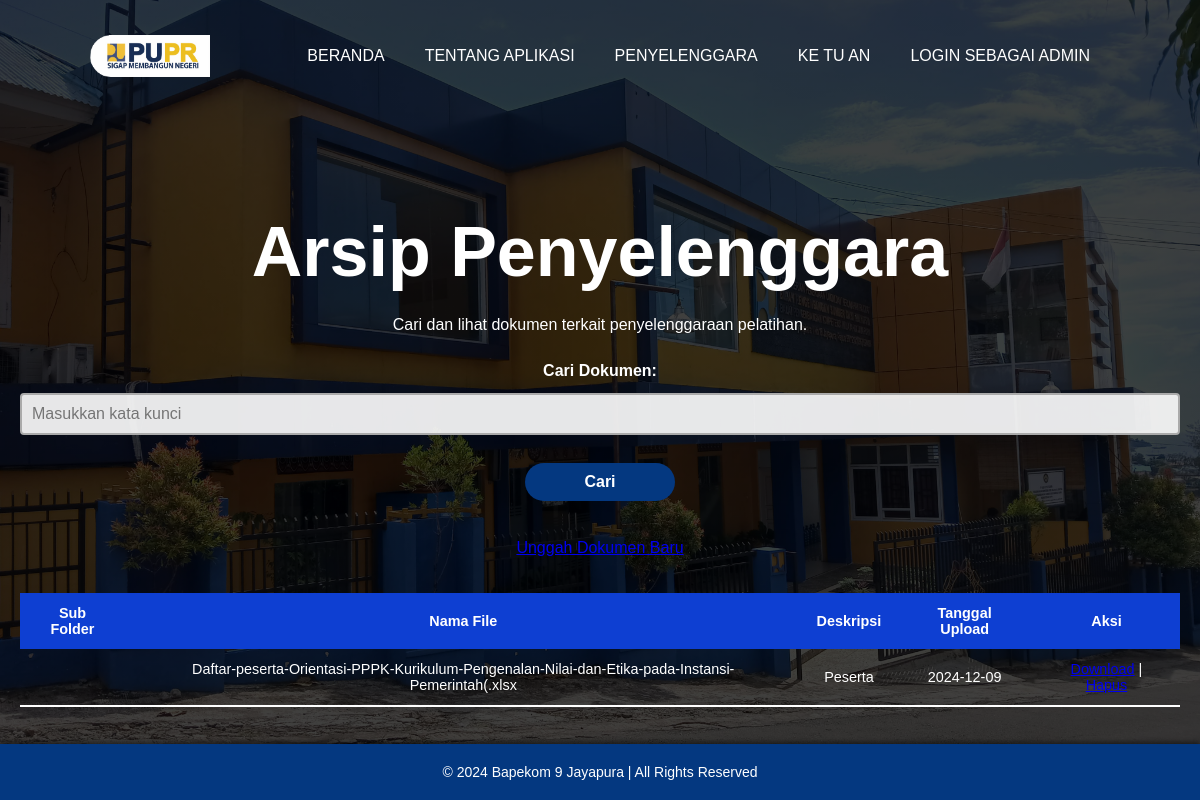
The page /crash/arsip_penyelenggara.php on the database its author committed.
### tables this page shows
CREATE TABLE `tb_dokumen` (
  `id` int(11) NOT NULL,
  `folder` varchar(255) NOT NULL,
  `sub_folder` varchar(255) DEFAULT NULL,
  `file_name` varchar(255) NOT NULL,
  `description` text NOT NULL,
  `upload_date` date NOT NULL
);

### crash/arsip_penyelenggara.php (the view, shortened to what this page needs)
<?php
require 'assets/includes/koneksi.php';
?>
<!DOCTYPE html>
<html lang="en">
<head>
    <link rel="stylesheet" href="assets/css/style.css">
</head>
<body>
    <div class="banner">
        <div class="navbar">
            <img src="assets/img/logo1.png" class="logo" alt="Logo Bapekom">
            <ul>
                <li><a href="index.php">Beranda</a></li>
                <li><a href="tentang.php">Tentang Aplikasi</a></li>
                <li><a href="penyelenggara.php">Penyelenggara</a></li>
                <li><a href="ke_tu_an.php">Ke TU an</a></li>
                <li><a href="logout.php">Login Sebagai Admin</a></li>
            </ul>
        </div>
        <div class="content">
            <h1>Arsip Penyelenggara</h1>
            <p>Cari dan lihat dokumen terkait penyelenggaraan pelatihan.</p>
            <form action="" method="POST">
                <label>Cari Dokumen:</label>
                <input type="text" name="search" placeholder="Masukkan kata kunci"
                    value="<?= isset($_POST['search']) ? htmlspecialchars($_POST['search']) : ''; ?>">
                    <div class="search-section">
                    <button type="submit" class="button search-button">Cari</button>
                </div>
            </form>
            <br>
            <a href="penyelenggara.php">Unggah Dokumen Baru</a>
            <br><br>
            <table class="content-table">
                <thead>
                    <tr>
                        <th>Sub Folder</th>
                        <th>Nama File</th>
                        <th>Deskripsi</th>
                        <th>Tanggal Upload</th>
                        <th>Aksi</th>
                    </tr>
                </thead>
                <tbody>
                    <?php
                    $search_query = isset($_POST['search']) ? '%' . trim($_POST['search']) . '%' : '%';
                    $sql = "SELECT * FROM tb_dokumen WHERE
                            (file_name LIKE ? OR description LIKE ? OR sub_folder LIKE ?)
                            AND folder = 'Penyelenggaraan_Pelatihan'";
                    $stmt = $conn->prepare($sql);
                    $stmt->bind_param('sss', $search_query, $search_query, $search_query);
                    $stmt->execute();
                    $result = $stmt->get_result();
                    if ($result->num_rows > 0):
                        while ($row = $result->fetch_assoc()):
                    ?>
                    <tr>
                        <td><?= htmlspecialchars($row['sub_folder']); ?></td>
                        <td><?= htmlspecialchars($row['file_name']); ?></td>
                        <td><?= htmlspecialchars($row['description']); ?></td>
                        <td><?= htmlspecialchars($row['upload_date']); ?></td>
                        <td>
                            <a href="assets/uploads/<?= htmlspecialchars($row['folder']) ?>/<?= htmlspecialchars($row['sub_folder']) ?>/<?= htmlspecialchars($row['file_name']) ?>"
                                download>Download</a>
                            |
                            <a href="delete_file.php?id=<?= $row['id']; ?>"
                                onclick="return confirm('Apakah Anda yakin ingin menghapus dokumen ini?');">Hapus</a>
                        </td>
                    </tr>
                    <?php
                        endwhile;
                    else:
                    ?>
                    <tr>
                        <td colspan="5">Tidak ada dokumen ditemukan.</td>
                    </tr>
                    <?php
                    endif;
                    ?>
                </tbody>
            </table>
        </div>
    </div>
    <footer>
        <p>&copy; 2024 Bapekom 9 Jayapura | All Rights Reserved</p>
    </footer>
</body>
</html>

### assets/css/style.css (style rules this page uses)
* { margin: 0; padding: 0; font-family: sans-serif; }
html, body { height: 100%; display: flex; flex-direction: column; }
.banner { flex: 1; width: 100%; min-height: calc(100vh - 80px); background-image: linear-gradient(rgba(0, 0, 0, 0.75), rgba(0, 0, 0, 0.75)), url(../img/background.jpg); background-size: cover; background-position: center; display: flex; flex-direction: column; justify-content: space-between; padding-bottom: 0px; }
.navbar { width: 85%; margin: auto; padding: 35px 0; display: flex; align-items: center; justify-content: space-between; flex-wrap: wrap; }
.navbar ul { display: flex; justify-content: center; align-items: center; margin: 0; padding: 0; flex-wrap: wrap; }
.logo { width: 120px; cursor: pointer; }
.navbar ul li { list-style: none; display: inline-block; margin: 0 20px; position: relative; }
.navbar ul li a { text-decoration: none; color: #fff; text-transform: uppercase; }
.navbar ul li::after { content: ''; height: 3px; width: 0; background: #d5ac07; position: absolute; left: 0; bottom: -10px; transition: 0.5s; }
.content { flex: 1; display: flex; flex-direction: column; justify-content: flex-start; padding: 20px; overflow-y: auto; text-align: center; color: #fff; }
.content h1 { font-size: 70px; margin-top: 80px; }
.content p { margin: 20px auto; font-weight: 100; line-height: 25px; }
.content-table { border-collapse: collapse; margin: 0 auto; font-size: 0.9em; min-width: 600px; border-radius: 5px 5px 0 0; width: 100%; }
.content-table thead tr { background-color: #0e3fd2; color: #ffffff; text-align: left; font-weight: bold; }
.content-table tbody tr { border-bottom: 1px solid #dddddd; }
.content-table tbody tr:last-of-type { border-bottom: 2px solid #ffffff; }
.content-table td, .content-table th { padding: 12px 15px; text-align: center; }
footer { background-color: #043880; color: #fff; text-align: center; padding: 20px 0; font-size: 14px; box-shadow: 0 -2px 5px rgba(0, 0, 0, 0.5); width: 100%; }
button { width: 200px; padding: 15px 0; text-align: center; margin: 20px 10px; border-radius: 25px; font-weight: bold; border: 5px solid #043880; background: transparent; color: #fff; cursor: pointer; position: relative; overflow: hidden; z-index: 1; }
.search-section .search-button { width: 150px; padding: 10px; font-size: 16px; font-weight: bold; color: #fff; background-color: #043880; border-radius: 25px; border: none; cursor: pointer; position: relative; overflow: hidden; transition: all 0.3s ease; }
input[type="text"], textarea { width: 100%; border: 2px solid #aaa; border-radius: 4px; margin: 8px 0; outline: none; padding: 10px; box-sizing: border-box; transition: 0.3s; font-size: 16px; background-color: rgba(255, 255, 255, 0.9); color: #333; }
label { font-weight: bold; display: block; margin: 5px 0; color: #fff; }

### rows shown on the page
tb_dokumen: file_name "Daftar-peserta-Orientasi-PPPK-Kurikulum-Pengenalan-Nilai-dan-Etika-pada-Instansi-Pemerintah(.xlsx", description "Peserta", upload_date "2024-12-09"
